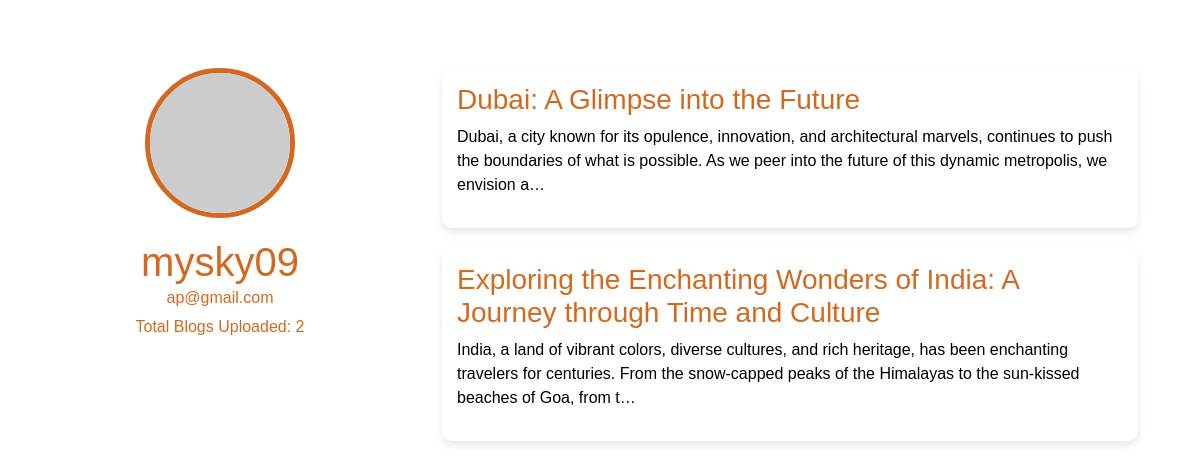
The app's page /mysky09/ (signed in) with its own data.
### myapp/models.py (models this page shows)
class UserBlogs(models.Model):
    blog_id = models.AutoField(primary_key=True)
    Title = models.CharField(max_length=200)
    BlogImages = models.ImageField(upload_to='blogimages/')
    BlogContent = models.TextField()
    author = models.ForeignKey(User, on_delete=models.CASCADE)
    created_at = models.DateTimeField(auto_now_add=True)
    class Meta:
        db_table = 'AllBlogs'

### myapp/views.py (the view)
# urls.py: path('<str:username>/', views.UserProfile, name='profile'),
@login_required
def UserProfile(request, username):
    user = request.user
    user = get_object_or_404(User, username=username)
    blogs = UserBlogs.objects.filter(author=user)
    blog_count = UserBlogs.objects.filter(author=user).count()
    return render(request, 'profile.html', {'blogs':blogs ,'blog_count':blog_count , 'user':user})

### myapp/templates/profile.html (shortened to what this page needs)
<!DOCTYPE html>
<html lang="en">
<head>
    <link href="https://cdn.jsdelivr.net/npm/bootstrap@5.3.0-alpha1/dist/css/bootstrap.min.css" rel="stylesheet"
>
</head>
<body>
    <div class="container py-5">
        <div class="row">
            <div class="col-lg-4">
                <div class="profile-header">
                    <img src="https://via.placeholder.com/150" alt="Profile Picture" class="profile-pic">
                    <div class="profile-info">
                        <h1>{{ user.username }}</h1>
                        <p>{{ user.email }}</p>
                        <p class="stat-label">Total Blogs Uploaded: {{ blog_count }}</p>
                    </div>
                </div>
            </div>
            <div class="col-lg-8">
                <div class="blog-list">
                    {% for blog in blogs %}
                        <a href="{% url 'viewblog' blog_id=blog.blog_id %}">
                            <div class="blog-item" >
                                <h3>{{ blog.Title }}</h3>
                                <p>{{ blog.BlogContent|truncatechars_html:200 }}</p>
                            </div>
                        </a>
                    {% endfor %}
                </div>
            </div>
        </div>
    </div>
</body>
</html>

### myapp/templates/profile.html (style rules this page uses)
body { font-family: 'Poppins', sans-serif; background-color: #ffffff; color: #000000; margin: 0; padding: 0; }
.profile-header { background-color: #ffffff; color: #D2691E; padding: 20px; text-align: center; }
.profile-pic { width: 150px; height: 150px; border-radius: 50%; object-fit: cover; border: 5px solid #D2691E; }
.profile-info { margin-top: 20px; text-align: center; }
.profile-info h1 { margin-bottom: 0; }
.profile-info p { margin-bottom: 5px; }
.blog-list { padding: 20px; }
a { text-decoration: none; }
.blog-list .blog-item { background-color: #ffffff; border-radius: 10px; padding: 15px; margin-bottom: 20px; box-shadow: 0 4px 8px rgba(0, 0, 0, 0.1); }
.blog-list .blog-item h3 { margin-top: 0; color: #D2691E; }
.blog-list .blog-item p { color: #000000; }

### records on screen
UserBlogs: Title "Dubai: A Glimpse into the Future", BlogContent "Dubai, a city known for its opulence, innovation, and architectural marvels, continues to push the boundaries of what is possible. As we peer into the future of this dynamic metropolis, we envision a…"
UserBlogs: Title "Exploring the Enchanting Wonders of India: A Journey through Time and Culture", BlogContent "India, a land of vibrant colors, diverse cultures, and rich heritage, has been enchanting travelers for centuries. From the snow-capped peaks of the Himalayas to the sun-kissed beaches of Goa, from t…"

### other values on screen
{{ user.username }} "mysky09"
{{ user.email }} "ap@gmail.com"
{{ blog_count }} "2"
